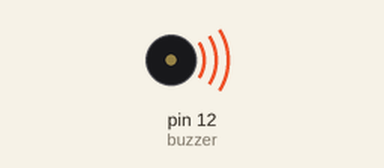
A sketch run on a simulated Arduino Uno, built with avr-gcc and run on an emulated ATmega328P. On the bench: buzzer (waves = sounding).

Above: at 0.5 s.
Timing chart, 0 to 4.6 s (numbered marks = the images above):
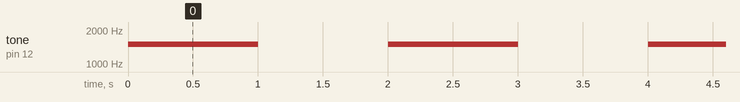

The sketch:

beep.ino
```cpp
const int buzzer = 12;
 
void setup() {
  pinMode(buzzer,OUTPUT);
}

void loop() {
  /* Ligamos o buzzer com uma frequencia de 1500hz*/
  tone(buzzer,1500); 
  delay(1000);
 /*Delay 1 segundo*/
 
  noTone(buzzer);
  /*Desligamos o Buzzer*/
   
  delay(1000);
 /*Esperamos um segundo para finalizar o método*/
}
```

Measured:
- by itself, tone on pin 12 (buzzer): alternates 1500 Hz for 1.0 s and silent for 1.0 s
